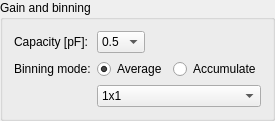
<?xml version="1.0" encoding="UTF-8"?>
<ui version="4.0">
 <class>groupBox</class>
 <widget class="QGroupBox" name="groupBox">
  <property name="geometry">
   <rect>
    <x>0</x>
    <y>0</y>
    <width>245</width>
    <height>110</height>
   </rect>
  </property>
  <property name="title">
   <string>Gain and binning</string>
  </property>
  <layout class="QFormLayout" name="formLayout">
   <item row="0" column="0">
    <widget class="QLabel" name="label_2">
     <property name="text">
      <string>Capacity [pF]:</string>
     </property>
    </widget>
   </item>
   <item row="0" column="1">
    <widget class="QComboBox" name="cb_capacity">
     <property name="sizePolicy">
      <sizepolicy hsizetype="Preferred" vsizetype="Fixed">
       <horstretch>0</horstretch>
       <verstretch>0</verstretch>
      </sizepolicy>
     </property>
     <property name="maximumSize">
      <size>
       <width>48</width>
       <height>16777215</height>
      </size>
     </property>
     <property name="currentText">
      <string>0.5</string>
     </property>
     <property name="currentIndex">
      <number>1</number>
     </property>
     <item>
      <property name="text">
       <string>0.25</string>
      </property>
     </item>
     <item>
      <property name="text">
       <string>0.5</string>
      </property>
     </item>
     <item>
      <property name="text">
       <string>1</string>
      </property>
     </item>
     <item>
      <property name="text">
       <string>2</string>
      </property>
     </item>
     <item>
      <property name="text">
       <string>4</string>
      </property>
     </item>
     <item>
      <property name="text">
       <string>8</string>
      </property>
     </item>
    </widget>
   </item>
   <item row="1" column="0">
    <widget class="QLabel" name="label_6">
     <property name="text">
      <string>Binning mode:</string>
     </property>
    </widget>
   </item>
   <item row="1" column="1">
    <layout class="QHBoxLayout" name="horizontalLayout_6">
     <item>
      <widget class="QRadioButton" name="rb_avg">
       <property name="text">
        <string>Average</string>
       </property>
       <property name="checked">
        <bool>true</bool>
       </property>
      </widget>
     </item>
     <item>
      <widget class="QRadioButton" name="rb_accu">
       <property name="text">
        <string>Accumulate</string>
       </property>
      </widget>
     </item>
    </layout>
   </item>
   <item row="2" column="1">
    <widget class="QComboBox" name="cb_binning">
     <item>
      <property name="text">
       <string>1x1</string>
      </property>
     </item>
     <item>
      <property name="text">
       <string>2x1</string>
      </property>
     </item>
     <item>
      <property name="text">
       <string>2x2</string>
      </property>
     </item>
     <item>
      <property name="text">
       <string>4x1</string>
      </property>
     </item>
     <item>
      <property name="text">
       <string>4x4</string>
      </property>
     </item>
    </widget>
   </item>
  </layout>
 </widget>
 <resources/>
 <connections/>
</ui>
